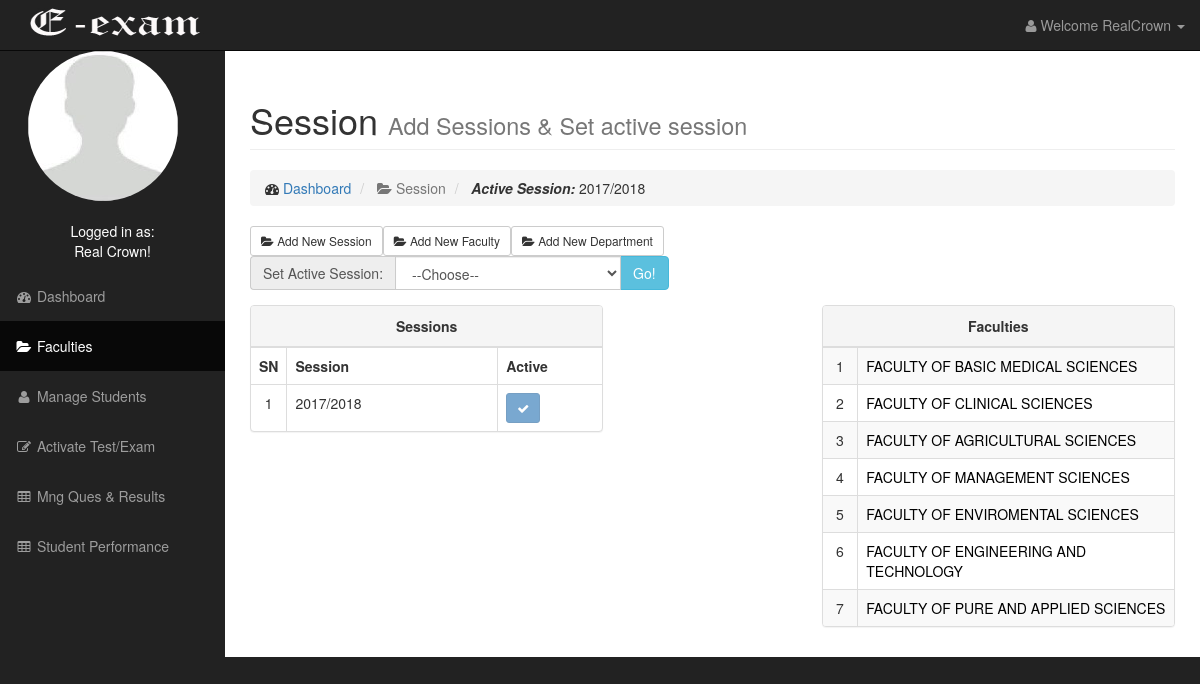
/admin/session.php (signed in), run on the app's committed database.
### tables this page shows
CREATE TABLE `session` (
  `id` int(11) NOT NULL,
  `session` varchar(50) NOT NULL,
  `active_sess` varchar(50) NOT NULL DEFAULT '0'
);

CREATE TABLE `faculty` (
  `id` int(50) NOT NULL,
  `falc_full` varchar(255) NOT NULL,
  `falc_abbr` varchar(255) NOT NULL
);

### admin/session.php (the view, shortened to what this page needs)
<?php
    require 'connection.php';
?>
<?php
    $get_sessions = $con->query("SELECT * FROM session ORDER BY session DESC");
    $count = mysqli_num_rows($get_sessions);
?>
<?php
    $active_sess = $con->query("SELECT * FROM session where active_sess=1");
    $rowchk_active_sess = $active_sess->fetch_array(MYSQLI_BOTH);
?>
<?php
    $get_falc = $con->query("SELECT * FROM faculty ORDER BY falc_abbr ASC");
    $count_falc = mysqli_num_rows($get_falc);
?>
<!DOCTYPE html>
<html lang="en">
<head>
    <link href="css/bootstrap.min.css" rel="stylesheet">
    <link href="css/sb-admin.css" rel="stylesheet">
    <link href="font-awesome/css/font-awesome.min.css" rel="stylesheet" type="text/css">
</head>
<body>
    <div id="wrapper">
        <nav class="navbar navbar-inverse navbar-fixed-top" role="navigation">
            <div class="navbar-header">
                <a class="navbar-brand" href="student_examinar.html"><img style="margin-top: -15px; margin-left: -15px; width:225px; height:50px;" src="logo.jpg"></a>
            </div>
            <ul class="nav navbar-right top-nav">
                <li class="dropdown">
                    <a href="#" class="dropdown-toggle" data-toggle="dropdown"><i class="fa fa-user"></i> Welcome <?php echo $_SESSION["UN"];?> <b class="caret"></b></a>
                </li>
            </ul>
            <div class="collapse navbar-collapse navbar-ex1-collapse">
                <ul class="nav navbar-nav side-nav">
                    <div style="background-image: url(profilepictures/default1.jpg); width: 150px; height: 150px; margin-left: 28px; border-radius: 200px">
                        <img style="width: 150px; height: 150px; border-radius: 200px" src="profilepictures/<?php echo $_SESSION['UN']; ?>.jpg">
                    </div><br/>
                    <p align="center" style="color: #ffffff;">Logged in as: <br>
                    <?php echo $_SESSION["LN"];?> <?php echo $_SESSION["FN"];?>! </p>
                    <li>
                        <a href="dashboard.php"><i class="fa fa-fw fa-dashboard"></i> Dashboard</a>
                    </li>
                    <li class="active">
                        <a href="session.php"><i class="fa fa-fw fa-folder-open"></i> Faculties</a>
                    </li>
                    <li>
                        <a href="userstable.php"><i class="fa fa-fw fa-user"></i> Manage Students</a>
                    </li>
                    <li>
                        <a href="exam_menu2.php"><i class="fa fa-fw fa-edit"></i> Activate Test/Exam</a>
                    </li>
                    <li>
                        <a href="question_bank.php"><i class="fa fa-fw fa-table"></i> Mng Ques &amp; Results</a>
                    </li>
					<li>
                        <a href="stud_perf.php"><i class="fa fa-fw fa-table"></i> Student Performance</a>
                    </li>
                </ul>
            </div>
        </nav>
        <div id="page-wrapper">
            <div class="container-fluid">
                <div class="row">
                    <div class="col-lg-12">
                        <h1 class="page-header">
                            Session
                            <small>Add Sessions & Set active session</small>
                        </h1>
                        <ol class="breadcrumb">
                            <li>
                                <i class="fa fa-dashboard"></i>  <a href="dashboard.php">Dashboard</a>
                            </li>
                            <li class="active">
                                <i class="fa fa-folder-open"></i> Session
                            </li>
                            <li>
                                <i><strong>Active Session:</strong></i> <?php echo $rowchk_active_sess['session']; ?>
                            </li>
                        </ol>
                    </div>
                </div>
                <section class="content">
                    <div class="row">
                        <div class="col-xs-12">
                            <div class="box">
                                <div class="box-header">
                                    <div class="box-tools">
                                        <div class="input-group" style="float:left;">
                                            <a class="btn btn-sm btn-default" data-toggle="modal" data-target="#compose-modal"><i class="fa fa-folder-open"></i>  Add New Session</a>
                                        </div>
                                        <div class="input-group" style="float:left;">
                                            <a class="btn btn-sm btn-default" data-toggle="modal" data-target="#compose-modal-falc"><i class="fa fa-folder-open"></i>  Add New Faculty</a>
                                        </div>
                                        <div class="input-group">
                                            <a class="btn btn-sm btn-default" data-toggle="modal" data-target="#compose-modal-dept"><i class="fa fa-folder-open"></i>  Add New Department</a>
                                        </div>
                                    </div>
                                    <form action="" method="post">
                                        <div class="form-group">
                                            <div class="input-group" style="width:410px">
                                                <span class="input-group-addon">Set Active Session:</span>
                                                <select class="form-control" name="sas" style="width:226px">
                                                    <option>--Choose--</option>
                                                </select>
                                                <span class="input-group-btn">
                                                    <button class="btn btn-info btn-flat" name="btngo" type="submit">Go!</button>
                                                </span>
                                            </div>
                                        </div>
                                    </form>
                                </div>
                                <div class="panel panel-default" style="width:38.2%; float:left;">
                                    <div class="panel-heading" style="width:100%;" align="center"><strong>Sessions</strong>
                                    </div>
                                    <div class="box-body table-responsive no-padding">
                                        <table style="width:100%" class="table table-bordered table-hover">
                                            <?php if ($count > 0) {?>
                                                <tr>
                                                    <th width="3%">SN</th>
                                                    <th width="60%">Session</th>
                                                    <th>Active</th>
                                                </tr>
                                                <?php $i = 1;
                                                    while ( $row = $get_sessions->fetch_array(MYSQLI_BOTH)) { ?>
                                                    <tr>
                                                        <td align="center"><?php echo $i; ?></td>
                                                        <td><?php echo $row['session']; ?></td>
                                                        <td>
                                                            <?php
                                                                $a = $row['session'];
                                                                $b = $rowchk_active_sess['session'];
                                                                if ($a === $b) {
                                                                    echo "<button type='submit' class='btn btn-sm btn-primary pull-left' disabled=''><i class='fa fa-check'></i></button>";
                                                                }else{
                                                                    echo "<button type='submit' class='btn btn-sm btn-secondadry pull-left' disabled=''><i class='fa fa-times'></i></button>";
                                                                }
                                                            ?>
                                                        </td>
                                                    </tr>
                                                <?php $i++; } ?>
                                            <?php } ?>
                                        </table>
                                    </div>
                                </div>
                                <div class="panel panel-default" style="width:38.2%; float:right;">
                                    <div class="panel-heading" style="width:100%;" align="center"><strong>Faculties</strong>
                                    </div>
                                    <div class="box-body table-responsive no-padding">
                                        <table style="width:100%" class="table table-bordered table-striped">
                                            <?php if ($count_falc > 0) {?>
                                                <?php $i = 1;
                                                    while ( $row_falc = $get_falc->fetch_array(MYSQLI_BOTH)) { ?>
                                                    <tr>
                                                        <td align="center" width="10%"><?php echo $i; ?></td>
                                                        <td><a style="text-decoration: none; color: black;" href="lod.php?selected_faculty=<?php echo $row_falc["falc_abbr"]; ?>"><?php echo $row_falc['falc_full']; ?></a></td>
                                                    </tr>
                                                <?php $i++; } ?>
                                            <?php } ?>
                                        </table>
                                    </div>
                                </div>
                            </div>
                        </div>
                    </div>
                </section>
            </div>
        </div>
    </div>
</body>
</html>

### admin/css/sb-admin.css (style rules this page uses)
body { margin-top: 100px; background-color: #222; }
@media (min-width:768px) { body { margin-top: 50px; } }
#wrapper { padding-left: 0; }
#page-wrapper { width: 100%; padding: 0; background-color: #fff; }
@media (min-width:768px) { #wrapper { padding-left: 225px; } }
@media (min-width:768px) { #page-wrapper { padding: 10px; } }
.top-nav { padding: 0 15px; }
.top-nav>li { display: inline-block; float: left; }
.top-nav>li>a { padding-top: 15px; padding-bottom: 15px; line-height: 20px; color: #999; }
@media (min-width:768px) { .side-nav { position: fixed; top: 51px; left: 225px; width: 225px; margin-left: -225px; border: none; border-radius: 0; overflow-y: auto; background-color: #222; bottom: 0; overflow-x: hidden; padding-bottom: 40px; } }
@media (min-width:768px) { .side-nav>li>a { width: 225px; } }

### data on the page
session: session "2017/2018"
faculty: falc_full "FACULTY OF BASIC MEDICAL SCIENCES"
faculty: falc_full "FACULTY OF CLINICAL SCIENCES"
faculty: falc_full "FACULTY OF AGRICULTURAL SCIENCES"
faculty: falc_full "FACULTY OF MANAGEMENT SCIENCES"
faculty: falc_full "FACULTY OF ENVIROMENTAL SCIENCES"
faculty: falc_full "FACULTY OF ENGINEERING AND TECHNOLOGY"
faculty: falc_full "FACULTY OF PURE AND APPLIED SCIENCES"

### other printed values
$_SESSION["UN"] "RealCrown"
$_SESSION["LN"] "Real"
$_SESSION["FN"] "Crown"
